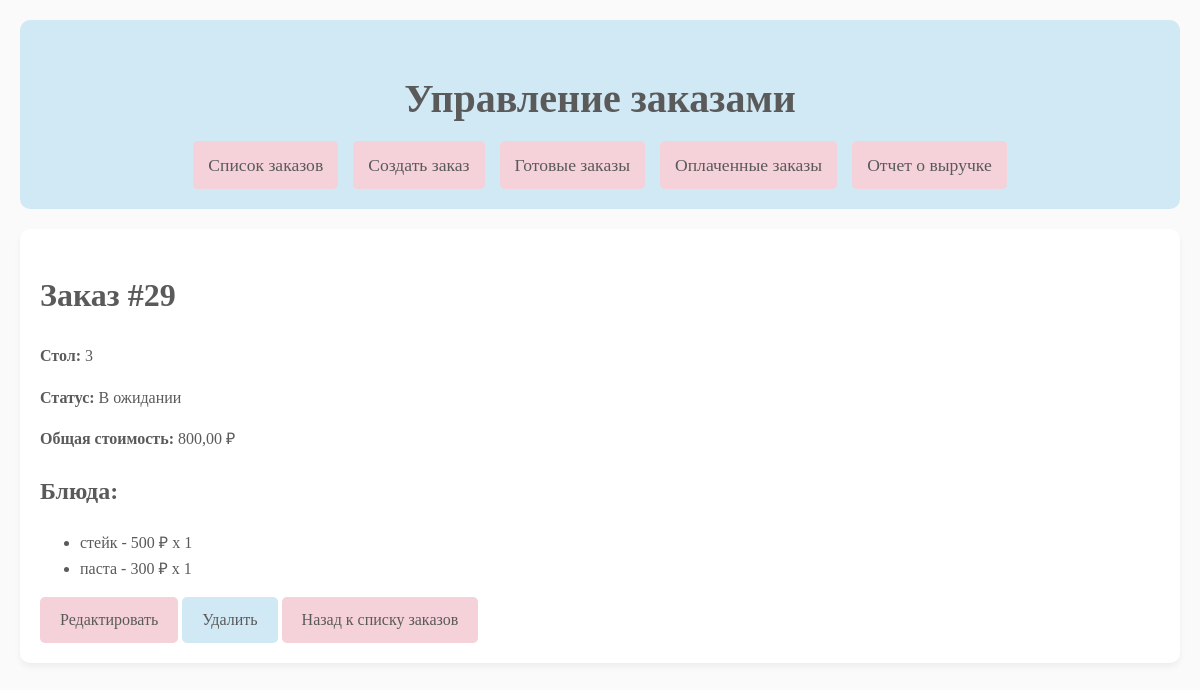
The app's page /order/29/ with its own data.
### orders/models.py (models this page shows, shortened)
class Order(models.Model):
    STATUS_CHOICES = [
        ('waiting', 'В ожидании'),
        ('ready', 'Готово'),
        ('paid', 'Оплачено'),
    ]
    table_number = models.IntegerField(validators=[MinValueValidator(1)])
    items = JSONField(default=list)  # Список блюд с ценами
    total_price = models.DecimalField(max_digits=10, decimal_places=2, default=0)
    status = models.CharField(max_length=10, choices=STATUS_CHOICES, default='waiting')

### orders/views.py (the view)
# urls.py: path('order/<int:pk>/', views.order_detail, name='order_detail'),
def order_detail(request, pk):
    order = get_object_or_404(Order, pk=pk)
    return render(request, 'orders/order_detail.html', {'order': order})

### orders/templates/orders/order_detail.html
{% extends 'base.html' %}
{% block content %}
<div class="card">
    <div class="card-header">
        <h1>Заказ #{{ order.id }}</h1>
    </div>
    <div class="card-body">
        <p><strong>Стол:</strong> {{ order.table_number }}</p>
        <p><strong>Статус:</strong> {{ order.get_status_display }}</p>
        <p><strong>Общая стоимость:</strong> {{ order.total_price }} ₽</p>
        <h2>Блюда:</h2>
        <ul>
            {% for item in order.items %}
            <li>
                {{ item.name }} - {{ item.price }} ₽ x {{ item.quantity }}
            </li>
            {% empty %}
            <li>Нет блюд в заказе.</li>
            {% endfor %}
        </ul>
        <a href="{% url 'order_update' order.pk %}" class="btn btn-primary">Редактировать</a>
        <a href="{% url 'order_delete' order.pk %}" class="btn btn-danger">Удалить</a>
        <a href="{% url 'order_list' %}" class="btn btn-secondary">Назад к списку заказов</a>
    </div>
</div>
{% endblock %}

### orders/static/css/style.css (style rules this page uses)
body { font-family: 'Noto Serif JP', serif; background-color: #fafafa; color: #5a5a5a; margin: 0; padding: 0; line-height: 1.6; font-weight: 500; }
.btn { display: inline-block; padding: 10px 20px; font-size: 1rem; color: #5a5a5a; background-color: #f5d1d9; border: none; border-radius: 5px; cursor: pointer; transition: background-color 0.3s ease; font-weight: 500; text-decoration: none; }
.btn-danger { background-color: #d1e8f5; color: #5a5a5a; }

### records on screen
Order: id "29", table_number "3", status "В ожидании", total_price "800,00"

### other values on screen
{{ item.name }} "стейк" "паста"
{{ item.price }} "500" "300"
{{ item.quantity }} "1" "1"
